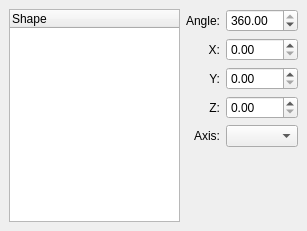
<?xml version="1.0" encoding="UTF-8"?>
<ui version="4.0">
 <class>PartGui::DlgRevolution</class>
 <widget class="QDialog" name="PartGui::DlgRevolution">
  <property name="geometry">
   <rect>
    <x>0</x>
    <y>0</y>
    <width>307</width>
    <height>231</height>
   </rect>
  </property>
  <property name="windowTitle">
   <string>Revolve</string>
  </property>
  <layout class="QGridLayout">
   <property name="margin">
    <number>9</number>
   </property>
   <property name="spacing">
    <number>6</number>
   </property>
   <item row="0" column="1">
    <layout class="QGridLayout">
     <property name="margin">
      <number>0</number>
     </property>
     <property name="spacing">
      <number>6</number>
     </property>
     <item row="2" column="0">
      <widget class="QLabel" name="label_3">
       <property name="text">
        <string>Y:</string>
       </property>
       <property name="alignment">
        <set>Qt::AlignRight|Qt::AlignTrailing|Qt::AlignVCenter</set>
       </property>
      </widget>
     </item>
     <item row="1" column="0">
      <widget class="QLabel" name="label_2">
       <property name="text">
        <string>X:</string>
       </property>
       <property name="alignment">
        <set>Qt::AlignRight|Qt::AlignTrailing|Qt::AlignVCenter</set>
       </property>
      </widget>
     </item>
     <item row="3" column="1">
      <widget class="QDoubleSpinBox" name="baseZ"/>
     </item>
     <item row="0" column="0">
      <widget class="QLabel" name="label_5">
       <property name="text">
        <string>Angle:</string>
       </property>
       <property name="alignment">
        <set>Qt::AlignRight|Qt::AlignTrailing|Qt::AlignVCenter</set>
       </property>
      </widget>
     </item>
     <item row="2" column="1">
      <widget class="QDoubleSpinBox" name="baseY"/>
     </item>
     <item row="4" column="1">
      <widget class="QComboBox" name="direction"/>
     </item>
     <item row="3" column="0">
      <widget class="QLabel" name="label_4">
       <property name="text">
        <string>Z:</string>
       </property>
       <property name="alignment">
        <set>Qt::AlignRight|Qt::AlignTrailing|Qt::AlignVCenter</set>
       </property>
      </widget>
     </item>
     <item row="4" column="0">
      <widget class="QLabel" name="label">
       <property name="text">
        <string>Axis:</string>
       </property>
       <property name="alignment">
        <set>Qt::AlignRight|Qt::AlignTrailing|Qt::AlignVCenter</set>
       </property>
      </widget>
     </item>
     <item row="1" column="1">
      <widget class="QDoubleSpinBox" name="baseX"/>
     </item>
     <item row="0" column="1">
      <widget class="QDoubleSpinBox" name="angle">
       <property name="maximum">
        <double>360.000000000000000</double>
       </property>
       <property name="value">
        <double>360.000000000000000</double>
       </property>
      </widget>
     </item>
    </layout>
   </item>
   <item row="1" column="1">
    <spacer>
     <property name="orientation">
      <enum>Qt::Vertical</enum>
     </property>
     <property name="sizeHint" stdset="0">
      <size>
       <width>21</width>
       <height>21</height>
      </size>
     </property>
    </spacer>
   </item>
   <item row="0" column="0" rowspan="3">
    <widget class="QTreeWidget" name="treeWidget">
     <property name="selectionMode">
      <enum>QAbstractItemView::ExtendedSelection</enum>
     </property>
     <property name="indentation">
      <number>20</number>
     </property>
     <property name="rootIsDecorated">
      <bool>false</bool>
     </property>
     <column>
      <property name="text">
       <string>Shape</string>
      </property>
     </column>
    </widget>
   </item>
  </layout>
 </widget>
 <tabstops>
  <tabstop>treeWidget</tabstop>
  <tabstop>angle</tabstop>
  <tabstop>baseX</tabstop>
  <tabstop>baseY</tabstop>
  <tabstop>baseZ</tabstop>
  <tabstop>direction</tabstop>
 </tabstops>
 <resources/>
 <connections/>
</ui>
